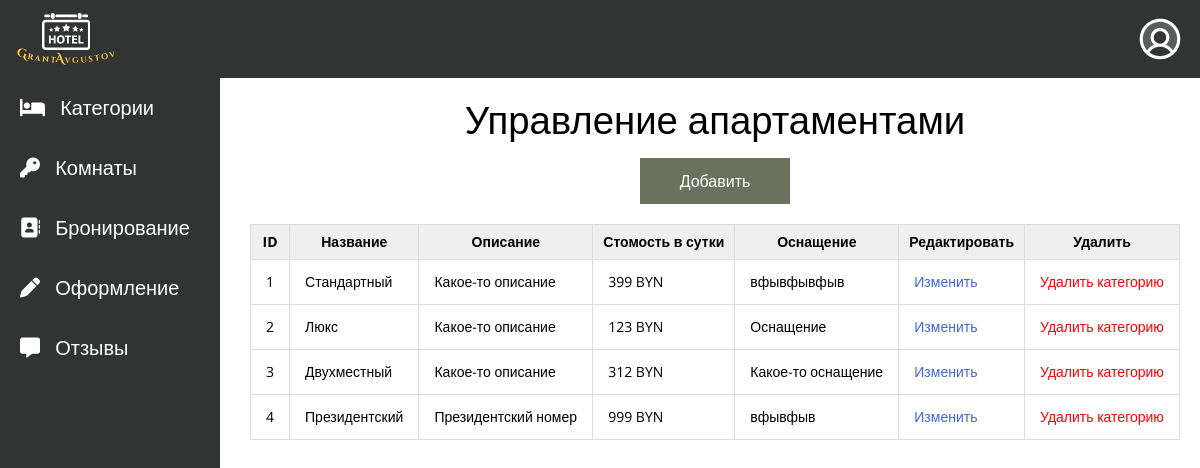
The app's page /views/apartments.php with its own data.
### tables this page shows
CREATE TABLE `apartments` (
  `id` int NOT NULL,
  `title` varchar(255) NOT NULL,
  `description` varchar(255) NOT NULL,
  `cost` int NOT NULL,
  `guests` tinyint NOT NULL,
  `equipment` varchar(255) NOT NULL,
  `bed` tinyint NOT NULL,
  `square` int NOT NULL
);

### app/database/functiondb.php (called while the page is built, shortened)
<?php
require('connectdb.php');
function dbChekError($query){
    $errInfo = $query -> errorInfo();
    return true;
}
function selectAll($table, $params=[]){
    global $pdo;
    $sql = "SELECT * FROM $table";
    $query = $pdo -> prepare($sql);
    $query -> execute();
    return $query -> fetchAll();
}

### app/controllers/apartbd.php (called while the page is built, shortened)
<?php
include ("C:/OSPanel/domains/hotelproject/app/database/connectdb.php");
include("C:/OSPanel/domains/hotelproject/app/database/functiondb.php");
$apartaments = selectAll('apartments');

### views/apartments.php (the view, shortened to what this page needs)
<?php session_start();
      include("../app/controllers/apartbd.php");
?>
    <!DOCTYPE html>
    <html lang="en">
    <head>
        <link rel="stylesheet" href="css/reset.css">
        <link rel="stylesheet" href="css/general.css">
        <link rel="stylesheet" href="css/header.css">
        <link rel="stylesheet" href="css/footer.css">
        <link rel="stylesheet" href="css/iconfonts.css">
        <link rel="stylesheet" href="css/admin.css">
</head>
<body>
    <div class="wrapper">
          <?php include("include/header-admin.php"); ?>
<main class="page">
<?php include("include/sidebar-admin.php"); ?>
<section class="aparts_block">
    <div class="aparts_container container">
        <h1 class="aparts_title title_block">Управление апартаментами</h1>
        <div class="aparts_body">
        <div class="apparts_btn">
                    <a href="<?php echo BASE_URL . "create-apartment.php"?>" class="add-btn" type="button">Добавить</a>
                </div>
            <table class="table">
            <thead>
<tr><th>ID</th><th>Название</th><th>Описание</th><th>Стомость в сутки</th><th>Оснащение</th><th>Редактировать</th><th>Удалить</th></tr>
</thead>
<?php foreach ($apartaments as $key => $apart): ?>
<tbody>
<tr>
    <td><?= $key + 1; ?></td>
    <td><?= $apart['title']; ?></td>
    <td><?= $apart['description']; ?></td>
    <td><?= $apart['cost']; ?> BYN</td>
    <td><?= $apart['equipment']; ?></td>
    <td><a class="edit-link" href="edit.php?id=<?= $apart['id']; ?>">Изменить</a></td>
    <td><a class="del-link" href="edit.php?del_id=<?= $apart['id']; ?>">Удалить категорию</a></td>
</tr>
</tbody>
<?php endforeach; ?>
</table>
        </div>
    </div>
</section>
</main>
</div>
</body>
</html>

### views/include/header-admin.php (shortened to what this page needs)
<header class="header">
            <div class="header_container _container">
                <div class="header_menu menu">
                    <nav class="menu_body">
                        <ul class="menu_list">
                        <li><a href="<?php echo BASE_URL ?>" class="header_logo"><img src="icons/icons-header/header-logo.svg" alt="Logo"></a></li>
                        </ul>
                    </nav>
                    </div>
                <li class="user-menu">
                    <a href="authorization.php" class="header_logo-user"> <img src="icons/icons-header/user.svg" alt="User">
                    </a>
                </li>
        </header>

### views/include/sidebar-admin.php (shortened to what this page needs)
<section class="sidebar">
    <ul class="menu-links">
                    <li class="nav-link">
                        <a href="<?php echo BASE_URL . "apartments.php"?>">
                        <i class="fa-solid fa-bed"></i>
                            <span class="link-text">Категории</span>
                        </a>
                    </li>
                    <li class="nav-link">
                        <a href="<?php echo BASE_URL . "rooms-admin.php"?>">
                        <i class="fa-solid fa-key"></i>
                            <span class="link-text">Комнаты</span>
                        </a>
                    </li>
                    <li class="nav-link">
                        <a href="<?php echo BASE_URL . "vouchers.php"?>">
                        <i class="fa-solid fa-address-book"></i>
                            <span class="link-text">Бронирование</span>
                        </a>
                    </li>
                    <li class="nav-link">
                        <a href="#">
                        <i class="fa-solid fa-pen"></i>
                            <span class="link-text">Оформление</span>
                        </a>
                    </li>
                    <li class="nav-link">
                        <a href="#">
                        <i class="fa-solid fa-message"></i>
                            <span class="link-text">Отзывы</span>
                        </a>
                    </li>
    </ul>
</section>

### views/css/general.css (style rules this page uses)
body { font-family: 'Open Sans', sans-serif; }
.wrapper { min-height: 100%; overflow: hidden; display: flex; flex-direction: column; }
.page { flex: 1 1 auto; margin: 78px 0px 0px 0px; }
._container { max-width: 1440px; margin: 0 auto; padding: 0px 15px; box-sizing: border-box; }

### views/css/header.css (style rules this page uses)
.header { position: fixed; top: 0; left: 0; width: 100%; z-index: 50; background-color: #323333; }
.header_container { display: flex; align-items: center; justify-content: space-between; min-height: 78px; }
.header_logo-user { position: relative; z-index: 5; color: #FFCB47; display: flex; align-items: center; font-size: 16px; }
.user-menu { list-style-type: none; position: relative; }
@media (min-width:767px) { .menu_list, .menu_body { display: flex; align-items: center; } }

### views/css/admin.css (style rules this page uses)
.sidebar { height: 100%; min-width: 220px; position: fixed; text-align: left; top: 0; left: 0; background-color: #323333; overflow-x: hidden; padding-top: 78px; }
h1 { text-align: center; font-size: calc(30px + 10 * (100vw / 1440)); font-weight: 400; }
.link-text { margin-left: 10px; }
.sidebar a { color: white; font-size: 20px; display: block; padding: 20px; }
.aparts_block { margin-top: 100px; position: absolute; top: 0; left: 230px; width: calc(100% - 230px); padding: 0px 20px; }
.add-btn { padding: 15px 40px; color: #fff; font-size: 16px; }
.add-btn { background-color: #6a715d; }
.table { width: 100%; border: 1px solid #dddddd; border-collapse: collapse; }
.table th { font-weight: bold; padding: 10px; background: #efefef; border: 1px solid #dddddd; }
.table td { border: 1px solid #dddddd; padding: 15px; }
.del-link { color: red; }
.edit-link { color: #3f68da; }
.aparts_body > * { margin-top: 20px; }
.apparts_btn { display: flex; justify-content: center; }

### records on screen
apartments: title "Стандартный", description "Какое-то описание", cost "399", equipment "вфывфывфыв"
apartments: title "Люкс", description "Какое-то описание", cost "123", equipment "Оснащение"
apartments: title "Двухместный", description "Какое-то описание", cost "312", equipment "Какое-то оснащение"
apartments: title "Президентский", description "Президентский номер", cost "999", equipment "вфывфыв"
